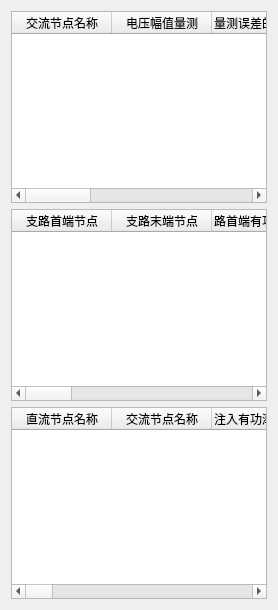
          <widget class="QWidget" name="tab_4">
           <attribute name="title">
            <string>量测配置数据</string>
           </attribute>
           <layout class="QGridLayout" name="gridLayout_5">
            <item row="1" column="0">
             <widget class="QTableWidget" name="tableWidget_8">
              <column>
               <property name="text">
                <string>支路首端节点</string>
               </property>
              </column>
              <column>
               <property name="text">
                <string>支路末端节点</string>
               </property>
              </column>
              <column>
               <property name="text">
                <string>支路首端有功潮流量测</string>
               </property>
              </column>
              <column>
               <property name="text">
                <string>量测误差的标准差</string>
               </property>
              </column>
              <column>
               <property name="text">
                <string>支路首端无功潮流量测</string>
               </property>
              </column>
              <column>
               <property name="text">
                <string>量测误差的标准差</string>
               </property>
              </column>
              <column>
               <property name="text">
                <string>支路末端有功潮流量测</string>
               </property>
              </column>
              <column>
               <property name="text">
                <string>量测误差的标准差</string>
               </property>
              </column>
              <column>
               <property name="text">
                <string>支路末端无功潮流量测</string>
               </property>
              </column>
              <column>
               <property name="text">
                <string>量测误差的标准差</string>
               </property>
              </column>
             </widget>
            </item>
            <item row="0" column="0">
             <widget class="QTableWidget" name="tableWidget_7">
              <column>
               <property name="text">
                <string>交流节点名称</string>
               </property>
              </column>
              <column>
               <property name="text">
                <string>电压幅值量测</string>
               </property>
              </column>
              <column>
               <property name="text">
                <string>量测误差的标准差</string>
               </property>
              </column>
              <column>
               <property name="text">
                <string>注入有功量测</string>
               </property>
              </column>
              <column>
               <property name="text">
                <string>量测误差的标准差</string>
               </property>
              </column>
              <column>
               <property name="text">
                <string>注入无功量测</string>
               </property>
              </column>
              <column>
               <property name="text">
                <string>量测误差的标准差</string>
               </property>
              </column>
             </widget>
            </item>
            <item row="2" column="0">
             <widget class="QTableWidget" name="tableWidget_9">
              <column>
               <property name="text">
                <string>直流节点名称</string>
               </property>
              </column>
              <column>
               <property name="text">
                <string>交流节点名称</string>
               </property>
              </column>
              <column>
               <property name="text">
                <string>注入有功潮流量测</string>
               </property>
              </column>
              <column>
               <property name="text">
                <string>量测误差的标准差</string>
               </property>
              </column>
              <column>
               <property name="text">
                <string>注入无功潮流量测</string>
               </property>
              </column>
              <column>
               <property name="text">
                <string>量测误差的标准差</string>
               </property>
              </column>
              <column>
               <property name="text">
                <string>换流器有功功率量测</string>
               </property>
              </column>
              <column>
               <property name="text">
                <string>量测误差的标准差</string>
               </property>
              </column>
              <column>
               <property name="text">
                <string>换流器无功功率量测</string>
               </property>
              </column>
              <column>
               <property name="text">
                <string>量测误差的标准差</string>
               </property>
              </column>
              <column>
               <property name="text">
                <string>换流器有功平衡量测</string>
               </property>
              </column>
              <column>
               <property name="text">
                <string>量测误差的标准差</string>
               </property>
              </column>
              <column>
               <property name="text">
                <string>直流电压量测</string>
               </property>
              </column>
              <column>
               <property name="text">
                <string>量测误差的标准差</string>
               </property>
              </column>
              <column>
               <property name="text">
                <string>直流电流量测</string>
               </property>
              </column>
              <column>
               <property name="text">
                <string>量测误差的标准差</string>
               </property>
              </column>
              <column>
               <property name="text">
                <string>调制比量测</string>
               </property>
              </column>
              <column>
               <property name="text">
                <string>量测误差的标准差</string>
               </property>
              </column>
              <column>
               <property name="text">
                <string>移相角量测</string>
               </property>
              </column>
              <column>
               <property name="text">
                <string>量测误差的标准差</string>
               </property>
              </column>
             </widget>
            </item>
           </layout>
          </widget>
